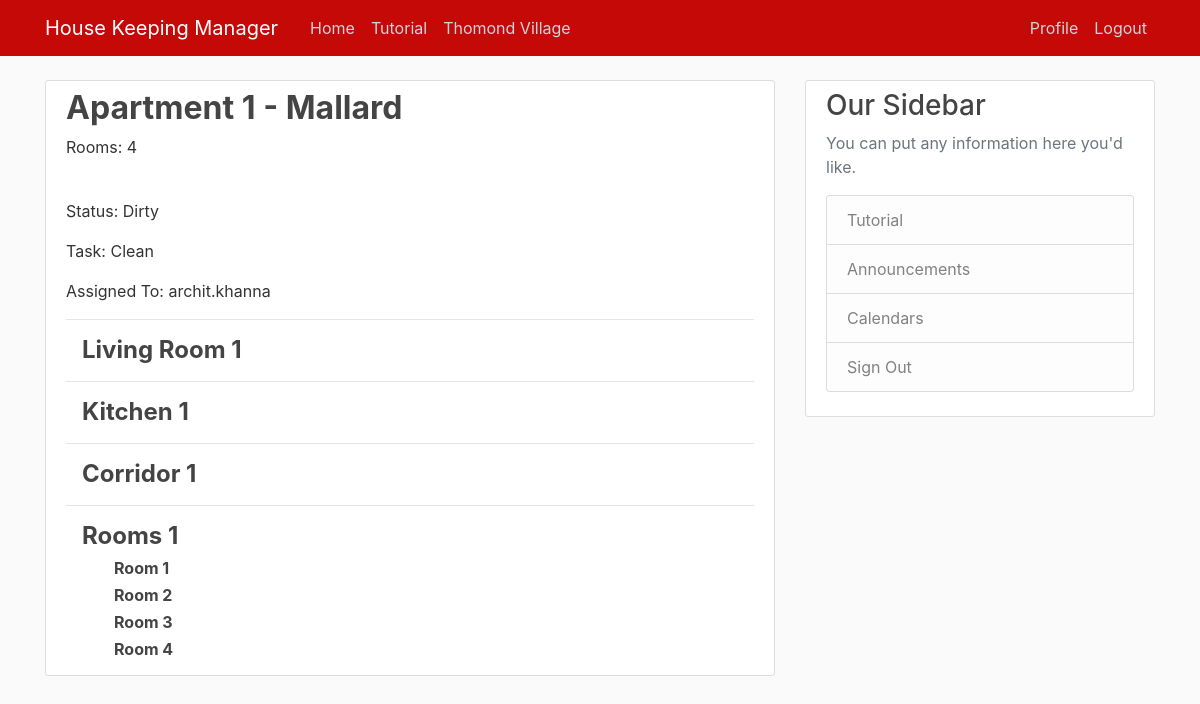
The page /apartment/12/ (signed in) on the database its author committed.
### HKmanager/models.py (models this page shows, shortened)
class apartment(models.Model):
    number = models.IntegerField(unique=True, null=False, blank=False)
    rooms = models.ForeignKey(numberOfRooms, on_delete=models.DO_NOTHING, null=False, blank=False, default=0)
    block = models.ForeignKey(block, on_delete=models.DO_NOTHING, null=False, blank=False)
    status = models.ForeignKey(status, on_delete=models.DO_NOTHING, null=False, blank=False)
    task = models.ForeignKey(task, on_delete=models.DO_NOTHING, null=False, blank=False)
    assignee = models.ForeignKey(User, on_delete=models.DO_NOTHING)
    def __str__(self):
        return str(self.number)

class block(models.Model):
    name = models.CharField(max_length=50, null=False, blank=False)
    def __str__(self):
        return self.name

class numberOfRooms(models.Model):
    capacity = models.IntegerField(unique=True, null=False, blank=False)
    def __str__(self):
        return str(self.capacity)

class status(models.Model):
    name = models.CharField(max_length=50, null=False, blank=False)
    def __str__(self):
        return self.name

class task(models.Model):
    name = models.CharField(max_length=50, null=False, blank=False)
    def __str__(self):
        return self.name

class livingRoom(models.Model):
    apartment = models.OneToOneField(apartment, on_delete=models.CASCADE)

class kitchen(models.Model):
    apartment = models.OneToOneField(apartment, on_delete=models.CASCADE)

class corridor(models.Model):
    apartment = models.OneToOneField(apartment, on_delete=models.CASCADE)

class bedroom(models.Model):
    apartment = models.ForeignKey(apartment, on_delete=models.CASCADE, default=0)
    number = models.IntegerField(null=False, blank=False, default=0)

### HKmanager/views.py (the view)
# urls.py: path('apartment/<int:pk>/', ApartmentDetailView.as_view(), name='hk-Apartment'),
class ApartmentDetailView(LoginRequiredMixin, DetailView):
    model = apartment
    def get_context_data(self, *args, **kwargs):
        context = super(ApartmentDetailView, self).get_context_data(*args, **kwargs)
        context["bedrooms"] = bedroom.objects.filter(apartment=self.object.pk)
        return context

### HKmanager/templates/HKmanager/apartment_detail.html (shortened to what this page needs)
{% extends "HKmanager/base.html" %}
{% block content %}
  <article class="media content-section">
    <div class="media-body">
      <h2 class="article-title">Apartment {{ object.number }} - {{ object.block }}</h2>
      <p class="article-content">Rooms: {{ object.rooms }}</p>
      <br>
      <p class="article-content">Status: {{ object.status }}</p>
      <p class="article-content">Task: {{ object.task }}</p>
      <p class="article-content">Assigned To: {{ object.assignee }}</p>
      <hr>
      <h4 class="article-title ml-3">Living Room {{ object.livingroom.apartment }}</h4>
      <hr>
      <h4 class="article-title ml-3">Kitchen {{ object.kitchen.apartment }}</h4>
      <hr>
      <h4 class="article-title ml-3">Corridor {{ object.corridor.apartment }}</h4>
      <hr>
      <h4 class="article-title ml-3">Rooms {{ object.number }}</h4>
      {% for bedroom in bedrooms %}
        <h6 class="article-title ml-5">Room {{ bedroom.number }}</h6>
      {% endfor %}
    </div>
  </article>
{% endblock content %}

### HKmanager/static/HKmanager/main.css (style rules this page uses)
body { background: #fafafa; color: #333333; margin-top: 5rem; }
h1, h2, h3, h4, h5, h6 { color: #444444; }
div { vertical-align: middle; }
.content-section { background: #ffffff; padding: 8px 20px; vertical-align: middle; line-height: inherit; border: 1px solid #dddddd; border-radius: 3px; margin-bottom: 10px; }
.article-title { color: #444444; font-weight: bold; }
.article-content { white-space: pre-line; }

### rows shown on the page
apartment: number "1", block "Mallard", rooms "4", status "Dirty", task "Clean", assignee "archit.khanna", livingroom.apartment "1", kitchen.apartment "1", corridor.apartment "1"
bedroom: number "1"
bedroom: number "2"
bedroom: number "3"
bedroom: number "4"
